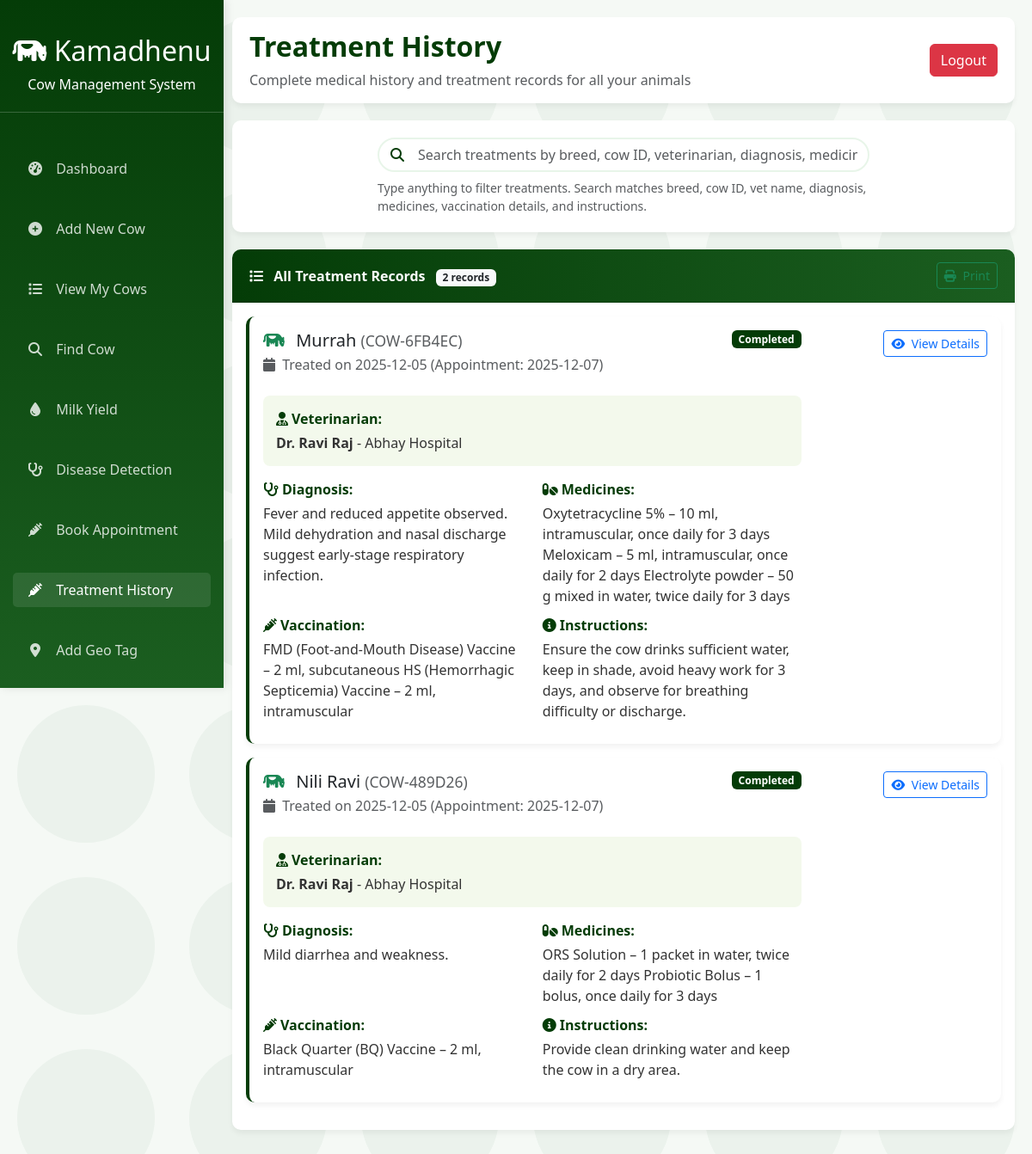
Screenshot of /farmer/treatments (signed in) with the database file from the repository.
### tables this page shows
CREATE TABLE treatments (
            id INTEGER PRIMARY KEY AUTOINCREMENT,
            appointment_id INTEGER,
            cow_id TEXT,
            vet_id INTEGER,
            farmer_id INTEGER,
            diagnosis TEXT,
            medicines TEXT,
            vaccination_details TEXT,
            instructions TEXT,
            treatment_date TEXT,
            created_at TIMESTAMP DEFAULT CURRENT_TIMESTAMP,
            FOREIGN KEY (appointment_id) REFERENCES appointments(id),
            FOREIGN KEY (cow_id) REFERENCES cows(cow_id),
            FOREIGN KEY (vet_id) REFERENCES veterinarians(vet_id),
            FOREIGN KEY (farmer_id) REFERENCES farmers(farmer_id)
        );

CREATE TABLE cows (
            cow_id TEXT PRIMARY KEY,
            farmer_id INTEGER,
            cattle_type TEXT NOT NULL,
            breed TEXT,
            date_of_birth DATE,  -- NEW: Date of birth
            age INTEGER,
            weight REAL,
            color TEXT,
            health_records TEXT,
            vaccination_history TEXT,
            milk_yield REAL,
            special_notes TEXT,
            photo TEXT,
            muzzle_id TEXT,
            muzzle_photo TEXT,
            father_id TEXT,
            mother_id TEXT,
            insurance_by TEXT,  -- NEW: Insurance company name
            insurance_policy_number TEXT,  -- NEW: Policy number
            insurance_valid_upto DATE,  -- NEW: Insurance expiry date
            created_at TIMESTAMP DEFAULT CURRENT_TIMESTAMP,
            FOREIGN KEY (farmer_id) REFERENCES farmers(farmer_id),
            FOREIGN KEY (father_id) REFERENCES cows(cow_id),
            FOREIGN KEY (mother_id) REFERENCES cows(cow_id)
        );

CREATE TABLE appointments (
            id INTEGER PRIMARY KEY AUTOINCREMENT,
            farmer_id INTEGER NOT NULL,
            vet_id INTEGER NOT NULL,
            date TEXT NOT NULL,
            time TEXT NOT NULL,
            status TEXT DEFAULT 'scheduled',  -- scheduled, completed, cancelled
            created_at TIMESTAMP DEFAULT CURRENT_TIMESTAMP
        );

CREATE TABLE veterinarians (
            vet_id INTEGER PRIMARY KEY AUTOINCREMENT,
            name TEXT NOT NULL,
            email TEXT UNIQUE NOT NULL,
            phone TEXT UNIQUE NOT NULL,
            clinic TEXT,
            education TEXT NOT NULL,
            experience REAL NOT NULL,
            specialization TEXT NOT NULL,
            password TEXT NOT NULL,
            photo TEXT,
            created_at TIMESTAMP DEFAULT CURRENT_TIMESTAMP
        );

### app.py (the view)
@app.route("/farmer/treatments")
def farmer_treatments():
    if "farmer_id" not in session:
        flash("Please login first!", "danger")
        return redirect(url_for("login"))
    farmer_id = session["farmer_id"]
    conn = get_db()
    cursor = conn.cursor()
    cursor.execute("""
        SELECT t.*, v.name as vet_name, v.clinic as vet_clinic,
               c.breed as cow_breed, c.cow_id,
               a.date as appointment_date
        FROM treatments t
        JOIN veterinarians v ON t.vet_id = v.vet_id
        JOIN cows c ON t.cow_id = c.cow_id
        JOIN appointments a ON t.appointment_id = a.id
        WHERE t.farmer_id = ?
        ORDER BY t.created_at DESC
    """, (farmer_id,))
    treatments = cursor.fetchall()
    conn.close()
    return render_template("farmer_treatments.html", treatments=treatments)

### templates/farmer_treatments.html (shortened to what this page needs)
<!DOCTYPE html>
<html lang="en">
<head>
    <link rel="stylesheet" href="https://cdn.jsdelivr.net/npm/bootstrap@5.3.0/dist/css/bootstrap.min.css">
    <link rel="stylesheet" href="https://cdnjs.cloudflare.com/ajax/libs/font-awesome/6.4.0/css/all.min.css">
</head>
<body class="cow-background">
    <div class="dashboard-container">
        <div class="sidebar" id="sidebar">
            <div class="logo">
                <h2><i class="fas fa-cow"></i> Kamadhenu</h2>
                <p class="mb-0">Cow Management System</p>
            </div>
            <ul class="nav flex-column">
                <li class="nav-item">
                    <a class="nav-link" href="/dashboard">
                        <i class="fas fa-tachometer-alt"></i> Dashboard
                    </a>
                </li>
                <li class="nav-item">
                    <a class="nav-link" href="/add_cow">
                        <i class="fas fa-plus-circle"></i> Add New Cow
                    </a>
                </li>
                <li class="nav-item">
                    <a class="nav-link" href="/cows">
                        <i class="fas fa-list"></i> View My Cows
                    </a>
                </li>
                <li class="nav-item">
                    <a class="nav-link" href="/find_cow">
                        <i class="fas fa-search"></i> Find Cow
                    </a>
                </li>
                <li class="nav-item">
                    <a class="nav-link" href="/milk_yield">
                        <i class="fas fa-tint"></i> Milk Yield
                    </a>
                </li>
                <li class="nav-item">
                    <a class="nav-link" href="/disease_prediction">
                        <i class="fas fa-stethoscope"></i> Disease Detection
                    </a>
                </li>
                <li class="nav-item">
                    <a class="nav-link" href="/book_appointment">
                        <i class="fas fa-syringe"></i> Book Appointment
                    </a>
                </li>
                <li class="nav-item">
                    <a class="nav-link active" href="/farmer_treatments">
                        <i class="fas fa-syringe"></i> Treatment History
                    </a>
                </li>
                <li class="nav-item">
                    <a class="nav-link" href="{{ url_for('add_geotag') }}">
                        <i class="fas fa-map-marker-alt"></i> Add Geo Tag
                    </a>
                </li>
            </ul>
        </div>
        <div class="main-content" id="mainContent">
            <div class="header">
                <div>
                    <h2 class="welcome-text">Treatment History</h2>
                    <p class="mb-0 text-muted">Complete medical history and treatment records for all your animals</p>
                </div>
                <a href="{{ url_for('farmer_logout') }}" class="btn btn-danger">Logout</a>
            </div>
            {% if treatments %}
            <div class="search-container">
                <div class="row">
                    <div class="col-md-8 mx-auto">
                        <div class="search-input-group">
                            <i class="fas fa-search search-icon"></i>
                            <input type="text" id="treatmentSearch" class="form-control" placeholder="Search treatments by breed, cow ID, veterinarian, diagnosis, medicines, vaccination, or instructions...">
                        </div>
                        <small class="text-muted mt-2 d-block">Type anything to filter treatments. Search matches breed, cow ID, vet name, diagnosis, medicines, vaccination details, and instructions.</small>
                    </div>
                </div>
            </div>
            <div class="card">
                <div class="card-header d-flex justify-content-between align-items-center">
                    <div>
                        <i class="fas fa-list me-2"></i> All Treatment Records
                        <span class="badge bg-light text-dark ms-2" id="recordsCount">{{ treatments|length }} records</span>
                    </div>
                    <div class="btn-group">
                        <button class="btn btn-sm btn-outline-success" onclick="window.print()">
                            <i class="fas fa-print me-1"></i> Print
                        </button>
                    </div>
                </div>
                <div class="card-body" id="treatmentsContainer">
                    {% for treatment in treatments %}
                    <div class="card treatment-card mb-3" data-searchable="{{ treatment['cow_breed']|lower }} {{ treatment['cow_id']|lower }} {{ treatment['vet_name']|lower }} {{ treatment['diagnosis']|lower if treatment['diagnosis'] else '' }} {{ treatment['medicines']|lower if treatment['medicines'] else '' }} {{ treatment['vaccination_details']|lower if treatment['vaccination_details'] else '' }} {{ treatment['instructions']|lower if treatment['instructions'] else '' }}">
                        <div class="card-body">
                            <div class="row">
                                <div class="col-md-9">
                                    <div class="d-flex justify-content-between align-items-start mb-3">
                                        <div>
                                            <h5 class="mb-1">
                                                <i class="fas fa-cow text-success me-2"></i>
                                                <span class="cow-breed">{{ treatment['cow_breed'] }}</span>
                                                <small class="text-muted">(<span class="cow-id">{{ treatment['cow_id'] }}</span>)</small>
                                            </h5>
                                            <p class="text-muted mb-2">
                                                <i class="fas fa-calendar me-1"></i>
                                                Treated on {{ treatment['treatment_date'] }}
                                                {% if treatment['appointment_date'] %}
                                                (Appointment: {{ treatment['appointment_date'] }})
                                                {% endif %}
                                            </p>
                                        </div>
                                        <span class="badge badge-completed">Completed</span>
                                    </div>
                                    <div class="vet-info">
                                        <div class="detail-label">
                                            <i class="fas fa-user-md me-1"></i>Veterinarian:
                                        </div>
                                        <div class="detail-content">
                                            <strong class="vet-name">Dr. {{ treatment['vet_name'] }}</strong>
                                            {% if treatment['vet_clinic'] %}
                                            - <span class="vet-clinic">{{ treatment['vet_clinic'] }}</span>
                                            {% endif %}
                                        </div>
                                    </div>
                                    <div class="row">
                                        {% if treatment['diagnosis'] %}
                                        <div class="col-md-6 treatment-detail">
                                            <div class="detail-label">
                                                <i class="fas fa-stethoscope me-1"></i>Diagnosis:
                                            </div>
                                            <div class="detail-content diagnosis">
                                                {{ treatment['diagnosis'] }}
                                            </div>
                                        </div>
                                        {% endif %}
                                        {% if treatment['medicines'] %}
                                        <div class="col-md-6 treatment-detail">
                                            <div class="detail-label">
                                                <i class="fas fa-pills me-1"></i>Medicines:
                                            </div>
                                            <div class="detail-content medicines">
                                                {{ treatment['medicines'] }}
                                            </div>
                                        </div>
                                        {% endif %}
                                        {% if treatment['vaccination_details'] %}
                                        <div class="col-md-6 treatment-detail">
                                            <div class="detail-label">
                                                <i class="fas fa-syringe me-1"></i>Vaccination:
                                            </div>
                                            <div class="detail-content vaccination">
                                                {{ treatment['vaccination_details'] }}
                                            </div>
                                        </div>
                                        {% endif %}
                                        {% if treatment['instructions'] %}
                                        <div class="col-md-6 treatment-detail">
                                            <div class="detail-label">
                                                <i class="fas fa-info-circle me-1"></i>Instructions:
                                            </div>
                                            <div class="detail-content instructions">
                                                {{ treatment['instructions'] }}
                                            </div>
                                        </div>
                                        {% endif %}
                                    </div>
                                </div>
                                <div class="col-md-3 text-end">
                                    <a href="{{ url_for('farmer_treatment_details', treatment_id=treatment['id']) }}"
                                       class="btn btn-outline-primary btn-sm">
                                        <i class="fas fa-eye me-1"></i> View Details
                                    </a>
                                </div>
                            </div>
                        </div>
                    </div>
                    {% endfor %}
                </div>
            </div>
            {% endif %}
        </div>
    </div>
</body>
</html>

### rows the page displays
treatments: cow_breed "Murrah", cow_id "COW-6FB4EC", treatment_date "2025-12-05", appointment_date "2025-12-07", vet_name "Ravi Raj", vet_clinic "Abhay Hospital", diagnosis "Fever and reduced appetite observed. Mild dehydration and nasal discharge suggest early-stage respiratory infection.", medicines "Oxytetracycline 5% – 10 ml, intramuscular, once daily for 3 days Meloxicam – 5 ml, intramuscular, once daily for 2 days Electrolyte powder – 50 g mixed in water, twice daily for 3 days", vaccination_details "FMD (Foot-and-Mouth Disease) Vaccine – 2 ml, subcutaneous HS (Hemorrhagic Septicemia) Vaccine – 2 ml, intramuscular", instructions "Ensure the cow drinks sufficient water, keep in shade, avoid heavy work for 3 days, and observe for breathing difficulty or discharge."
treatments: cow_breed "Nili Ravi", cow_id "COW-489D26", treatment_date "2025-12-05", appointment_date "2025-12-07", vet_name "Ravi Raj", vet_clinic "Abhay Hospital", diagnosis "Mild diarrhea and weakness.", medicines "ORS Solution – 1 packet in water, twice daily for 2 days Probiotic Bolus – 1 bolus, once daily for 3 days", vaccination_details "Black Quarter (BQ) Vaccine – 2 ml, intramuscular", instructions "Provide clean drinking water and keep the cow in a dry area."

### other values shown
{{ treatments|length }} "2"
